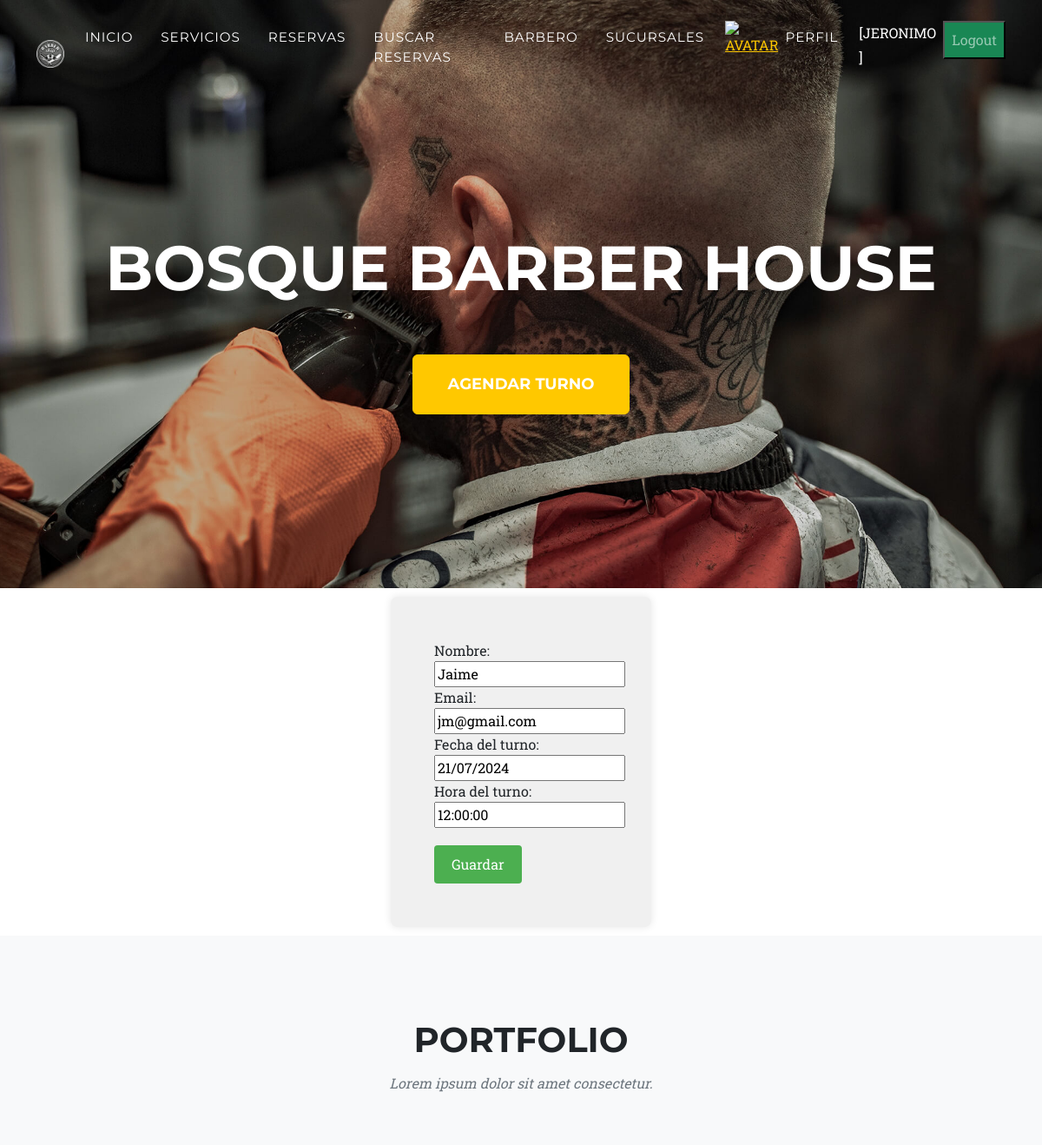
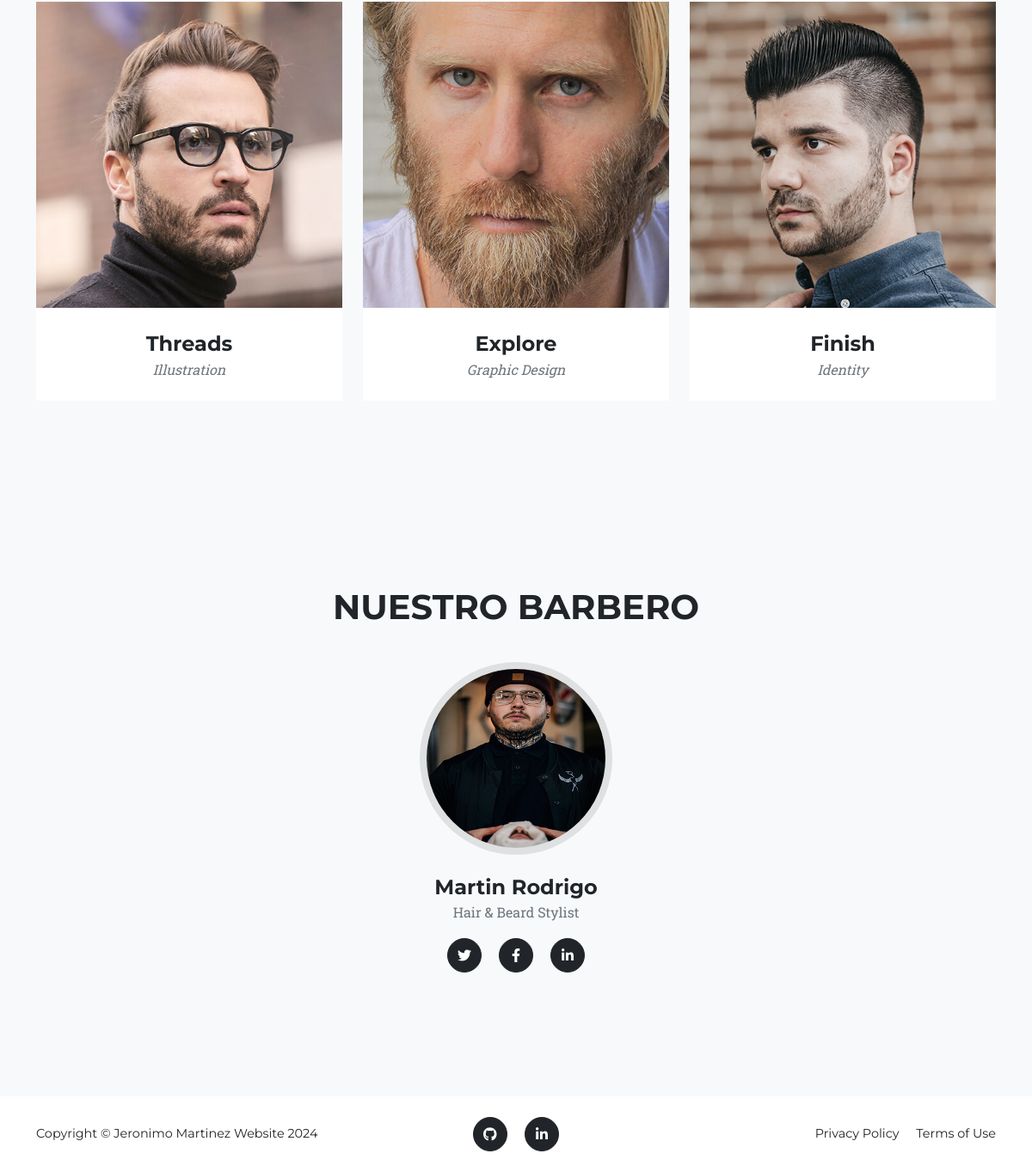
The app's page /reservaUpdate/10 (signed in) with its own data (2 pictures, top to bottom).
### barberia/models.py (models this page shows, shortened)
class Reserva(models.Model):
    nombreCliente = models.CharField(max_length=100)
    emailCliente = models.EmailField()
    fechaTurno = models.DateField()
    horaTurno = models.TimeField()
    estado = [
                ('confirmado','Confirmado'),
                ('cancelado','Cancelado'),
              ]
    estado = models.CharField(max_length=10, choices=estado, default='Confirmado')

### barberia/views.py (the view)
@login_required
def reservaUpdate(request, id_reserva):
    reserva = Reserva.objects.get(id=id_reserva)
    if request.method == "POST":
        miForm = ReservaForm(request.POST)
        if miForm.is_valid():
            reserva.nombreCliente = miForm.cleaned_data.get("nombreCliente")
            reserva.emailCliente = miForm.cleaned_data.get("emailCliente")
            reserva.fechaTurno = miForm.cleaned_data.get("fechaTurno")
            reserva.horaTurno = miForm.cleaned_data.get("horaTurno")
            reserva.estado = 'confirmado'
            reserva.save()
            contexto = {"reservas": Reserva.objects.all()}
            return render(request,"barberia/reservas.html",contexto)
    else:
        miForm = ReservaForm(initial={"nombreCliente":reserva.nombreCliente, "emailCliente":reserva.emailCliente, "fechaTurno":reserva.fechaTurno, "horaTurno":reserva.horaTurno})
        return render(request, "barberia/reservaForm.html", {"form":miForm})

### barberia/forms.py
class ReservaForm(forms.Form):
    nombreCliente = forms.CharField(max_length=100, required=True, label='Nombre')
    emailCliente = forms.EmailField(required=True, label='Email')
    fechaTurno = forms.DateField(label='Fecha del turno')
    horaTurno = forms.TimeField(label='Hora del turno')

### barberia/templates/barberia/reservaForm.html (shortened to what this page needs)
{% extends 'barberia/index.html' %}
{% block contenido %}
<div class="formulario-container">
    <form action="" method="POST" class="formulario">
        <table>
            {{ form }}
        </table>
        <input type="submit" value="Guardar">
    </form>
</div>
{% endblock contenido %}

### barberia/templates/barberia/index.html (shortened to what this page needs)
<!DOCTYPE html>
<html lang="en">
<head>
    {% load static %}
    <link rel="stylesheet" href="https://cdnjs.cloudflare.com/ajax/libs/font-awesome/6.4.0/css/all.min.css" />
    <link href="{% static 'css/styles.css' %}" rel="stylesheet" />
</head>
<body id="page-top">
    <nav class="navbar navbar-expand-lg navbar-dark fixed-top" id="mainNav">
        <div class="container">
            <a class="navbar-brand" href="#page-top"><img src="{% static 'assets/img/logo.png' %}" alt="..." /></a>
            <div class="collapse navbar-collapse" id="navbarResponsive">
                <ul class="navbar-nav text-uppercase ms-auto py-4 py-lg-0">
                    <li class="nav-item"><a class="nav-link" href="{% url 'home' %}">Inicio</a></li>
                    {% if user.is_authenticated %}
                        <li class="nav-item"><a class="nav-link" href="{% url 'servicios' %}">Servicios</a></li>
                        <li class="nav-item"><a class="nav-link" href="{% url 'reservas' %}">Reservas</a></li>
                        <li class="nav-item"><a class="nav-link" href="{% url 'buscarReserva' %}">Buscar Reservas</a></li>
                        <li class="nav-item"><a class="nav-link" href="{% url 'profesionales' %}">Barbero</a></li>
                        <li class="nav-item"><a class="nav-link" href="{% url 'sucursal' %}">Sucursales</a></li>
                        <div class="text-center">
                            <a href="{% url 'agregarAvatar' %}"><img src="{{ request.session.avatar}}" height="40px" weight="40px" alt="avatar"></a>
                        </div>
                        <li class="nav-item"><a class="nav-link" href="{% url 'perfil' %}">Perfil</a></li>
                        <p style="color:white">[{{user.first_name}} ]</p>
                        <form method="post" action="{% url 'logout' %}">
                            <button type="submit" class="nav-link bg-success ms-2">Logout</button>
                        </form>
                    {% else %}
                        <a class="btn btn-primary" href="{% url 'login' %}" style="margin-right: 10px;">Login</a>
                         <a class="btn btn-success" href="{% url 'registro' %}">Registro</a>
                    {% endif %}
                </ul>
            </div>
        </div>
    </nav>
    <header class="masthead">
        <div class="container">
            <div class="masthead-heading text-uppercase">Bosque Barber House</div>
            <button class="btn btn-primary btn-xl text-uppercase" data-bs-toggle="modal" data-bs-target="#reservaModal">Agendar turno</button>
        </div>
    </header>
    {% block contenido %}
    {% endblock contenido %}
        <section class="page-section bg-light" id="portfolio">
            <div class="container">
                <div class="text-center">
                    <h2 class="section-heading text-uppercase">Portfolio</h2>
                    <h3 class="section-subheading text-muted">Lorem ipsum dolor sit amet consectetur.</h3>
                </div>
                <div class="row">
                    <div class="col-lg-4 col-sm-6 mb-4">
                        <div class="portfolio-item">
                            <a class="portfolio-link" data-bs-toggle="modal" href="#portfolioModal1">
                                <img class="img-fluid" src="{% static 'assets/img/portfolio/1.jpg' %}" alt="..." />
                            </a>
                            <div class="portfolio-caption">
                                <div class="portfolio-caption-heading">Threads</div>
                                <div class="portfolio-caption-subheading text-muted">Illustration</div>
                            </div>
                        </div>
                    </div>
                    <div class="col-lg-4 col-sm-6 mb-4">
                        <div class="portfolio-item">
                            <a class="portfolio-link" data-bs-toggle="modal" href="#portfolioModal2">
                                <img class="img-fluid" src="{% static 'assets/img/portfolio/2.jpg' %}" alt="..." />
                            </a>
                            <div class="portfolio-caption">
                                <div class="portfolio-caption-heading">Explore</div>
                                <div class="portfolio-caption-subheading text-muted">Graphic Design</div>
                            </div>
                        </div>
                    </div>
                    <div class="col-lg-4 col-sm-6 mb-4">
                        <div class="portfolio-item">
                            <a class="portfolio-link" data-bs-toggle="modal" href="#portfolioModal3">
                                <img class="img-fluid" src="{% static 'assets/img/portfolio/3.jpg' %}" alt="..." />
                            </a>
                            <div class="portfolio-caption">
                                <div class="portfolio-caption-heading">Finish</div>
                                <div class="portfolio-caption-subheading text-muted">Identity</div>
                            </div>
                        </div>
                    </div>
        </section>
        <section class="page-section bg-light" id="team">
            <div class="container">
                <div class="text-center">
                    <h2 class="section-heading text-uppercase">Nuestro Barbero</h2>
                    <br>
                </div>
                <div class="row justify-content-center">
                    <div class="col-lg-4">
                        <div class="team-member text-center">
                            <img class="mx-auto rounded-circle" src="{% static 'assets/img/team/1.jpg' %}" alt="..." />
                            <h4>Martin Rodrigo</h4>
                            <p class="text-muted">Hair & Beard Stylist</p>
                            <a class="btn btn-dark btn-social mx-2" href="#!" aria-label="Diana Petersen Twitter Profile"><i class="fab fa-twitter"></i></a>
                            <a class="btn btn-dark btn-social mx-2" href="#!" aria-label="Diana Petersen Facebook Profile"><i class="fab fa-facebook-f"></i></a>
                            <a class="btn btn-dark btn-social mx-2" href="#!" aria-label="Diana Petersen LinkedIn Profile"><i class="fab fa-linkedin-in"></i></a>
                        </div>
                    </div>
                </div>
            </div>
        </section>
        <footer class="footer py-4">
            <div class="container">
                <div class="row align-items-center">
                    <div class="col-lg-4 text-lg-start">Copyright &copy; Jeronimo Martinez Website 2024</div>
                    <div class="col-lg-4 my-3 my-lg-0">
                        <a class="btn btn-dark btn-social mx-2" href="https://github.com/jeronimoayaimi/AppCoderHouse" aria-label="GitHub"> <i class="fa-brands fa-github"></i></a>
                        <a class="btn btn-dark btn-social mx-2" href="https://www.linkedin.com/in/jeronimo-martinez/" aria-label="LinkedIn"><i class="fab fa-linkedin-in"></i></a>
                    </div>
                    <div class="col-lg-4 text-lg-end">
                        <a class="link-dark text-decoration-none me-3" href="#!">Privacy Policy</a>
                        <a class="link-dark text-decoration-none" href="#!">Terms of Use</a>
                    </div>
                </div>
            </div>
        </footer>
</body>
</html>

### barberia/templates/barberia/reservaForm.html (style rules this page uses)
.formulario-container { display: flex; justify-content: center; align-items: center; height: 50vh; }
.formulario { width: 300px; padding: 50px; background-color: #f0f0f0; border-radius: 8px; box-shadow: 0 0 10px rgba(0, 0, 0, 0.1); }
.formulario table { width: 50%; }
.formulario input[type="submit"] { margin-top: 20px; padding: 10px 20px; background-color: #4CAF50; color: white; border: none; cursor: pointer; border-radius: 4px; }

### records on screen
Reserva: nombreCliente "Jaime", emailCliente "jm@gmail.com", fechaTurno "21/07/2024", horaTurno "12:00:00"

### other values on screen
{{ user.first_name }} "JERONIMO"
